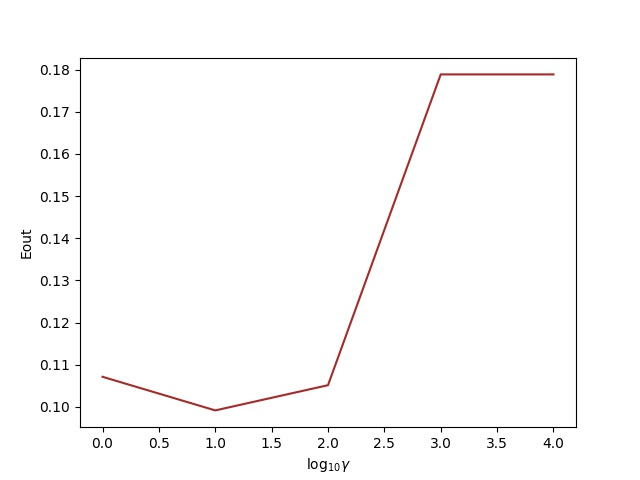

Write Python code to recreate this figure.
from sklearn import svm
import numpy as np
import matplotlib.pyplot as plt
import matplotlib
matplotlib.use('Agg')
import math

def rbf_kernel(x1, x2, gamma):
    return np.exp(- gamma * np.square(x1 - x2).sum())

target_number = 0

# convert data
f = open('features.train', 'r')
lines = f.readlines()

# if y is target_number, y = 1, else -1
all_data = np.array([ [ int(line.split()[0][0]), *map(float, line.split()[1:]) ] for line in lines ])
train_y = np.where(all_data[:,0] == target_number, 1, -1)
train_x = all_data[:,1:]

f.close()
f = open('features.test', 'r')
lines = f.readlines()
test_data = np.array([ [ int(line.split()[0][0]), *map(float, line.split()[1:]) ] for line in lines ])
test_y = np.where(test_data[:,0] == target_number, 1, -1)
test_x = test_data[:,1:]

# print(train_y, train_x)
# print(f'{len(train_y)}, {len(train_x)}')
# print(train_y, train_x)
C_list = [-3, -2, -1, 0, 1]
# log_10 C = 0.1 does better
C = -1
gamma_list = [0, 1, 2, 3, 4]
gamma = 80
all_Eout = []
# all_w = []
# all_Ein = []
# all_distance = []
# n_support_vectors = []
for gamma in gamma_list:
    classifier = svm.SVC(kernel = 'rbf', gamma = 10 ** gamma, C = 10 ** C)
    classifier.fit(train_x, train_y)
    print(f'*************** log_10 gamma is {gamma} ****************')
    # print(f'support vectors are: {classifier.support_vectors_}\ncoefficients are: {classifier.dual_coef_}\nsupport vectors\'s indices are {classifier.support_}\n')
    result = classifier.predict(test_x)
    error_array = np.not_equal(result, test_y)
    Eout = np.sum(error_array) / len(error_array)
    all_Eout.append(Eout)
    # w = classifier.coef_
    # all_w.append(np.linalg.norm(w))
    # n_support_vectors.append(classifier.n_support_)


plt.plot(gamma_list, all_Eout, color = 'brown')
plt.xlabel('$\log_{10} \gamma$')
plt.ylabel('Eout')
plt.savefig('15.jpg')
f.close()
